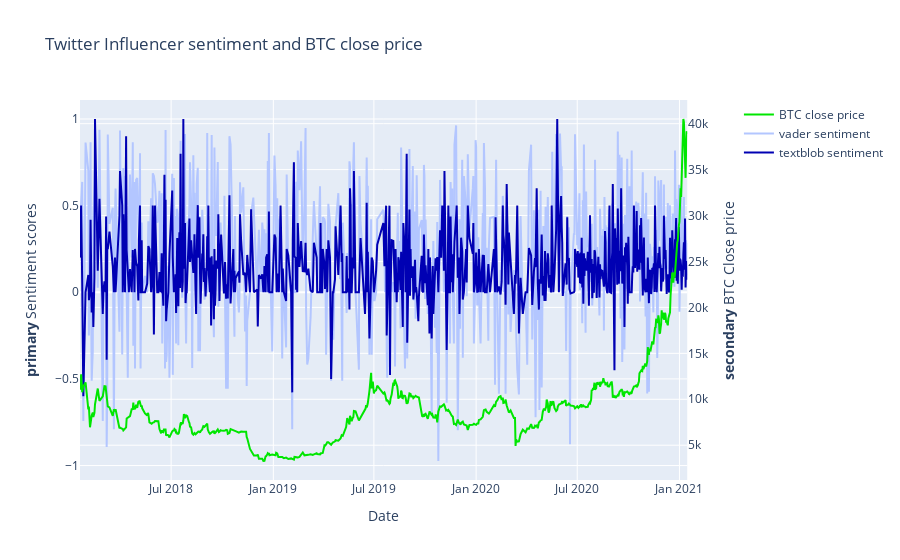

This figure's notebook cell:
### Code cell
import plotly.graph_objects as go
from plotly.subplots import make_subplots

# Create figure with secondary y-axis
fig = make_subplots(specs=[[{"secondary_y": True}]])

# Add traces

fig.add_trace(
    go.Scatter(x=infsentiment_df.Date, y=infsentiment_df.Close, name="BTC close price",line=dict(color="#00e600")),
    secondary_y=True,
)

fig.add_trace(
    go.Scatter(x=infsentiment_df.Date, y=infsentiment_df.vader_compound, name="vader sentiment",line=dict(color=" #b3c6ff")),
    secondary_y=False,
)


fig.add_trace(
    go.Scatter(x=infsentiment_df.Date, y=infsentiment_df.textblob, name="textblob sentiment",line=dict(color="#0000b3")),
    secondary_y=False,
)


# Add figure title
fig.update_layout(
    title_text="Twitter Influencer sentiment and BTC close price"
)

# Set x-axis title
fig.update_xaxes(title_text="Date")

# Set y-axes titles
fig.update_yaxes(title_text="<b>primary</b> Sentiment scores", secondary_y=False)
fig.update_yaxes(title_text="<b>secondary</b> BTC Close price", secondary_y=True)

fig.show()

### Figure 1 — Plotly figure (JSON) as saved in the notebook; plotly's stock layout.template omitted (floating-point values rounded to 4 significant figures; data arrays with more than 128 entries replaced by an {"elided": "..."} marker saying what was removed)
{"data": [{"line": {"color": "#00e600"}, "name": "BTC close price", "type": "scatter", "x": {"elided": "682 str values"}, "xaxis": "x", "y": {"elided": "682 float values"}, "yaxis": "y2"}, {"line": {"color": " #b3c6ff"}, "name": "vader sentiment", "type": "scatter", "x": {"elided": "682 str values"}, "xaxis": "x", "y": {"elided": "682 float values"}, "yaxis": "y"}, {"line": {"color": "#0000b3"}, "name": "textblob sentiment", "type": "scatter", "x": {"elided": "682 str values"}, "xaxis": "x", "y": {"elided": "682 float values"}, "yaxis": "y"}], "layout": {"title": {"text": "Twitter Influencer sentiment and BTC close price"}, "xaxis": {"anchor": "y", "domain": [0, 0.94], "title": {"text": "Date"}}, "yaxis": {"anchor": "x", "domain": [0, 1], "title": {"text": "<b>primary</b> Sentiment scores"}}, "yaxis2": {"anchor": "x", "overlaying": "y", "side": "right", "title": {"text": "<b>secondary</b> BTC Close price"}}}}
